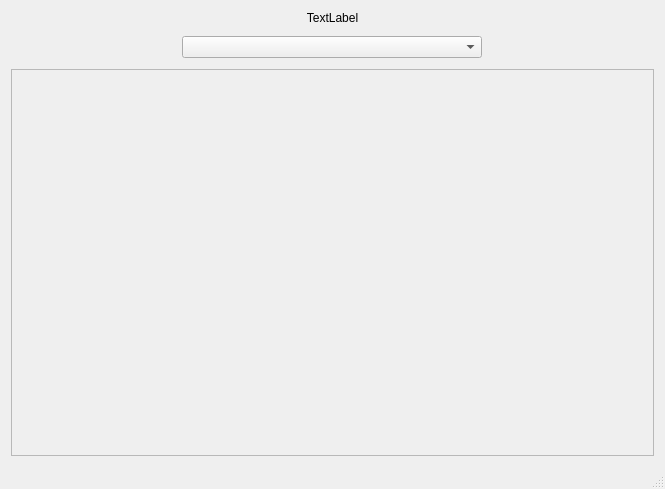
<?xml version="1.0" encoding="UTF-8"?>
<ui version="4.0">
 <class>MainWindow</class>
 <widget class="QMainWindow" name="MainWindow">
  <property name="geometry">
   <rect>
    <x>0</x>
    <y>0</y>
    <width>665</width>
    <height>489</height>
   </rect>
  </property>
  <property name="sizePolicy">
   <sizepolicy hsizetype="Minimum" vsizetype="Preferred">
    <horstretch>0</horstretch>
    <verstretch>0</verstretch>
   </sizepolicy>
  </property>
  <property name="minimumSize">
   <size>
    <width>665</width>
    <height>400</height>
   </size>
  </property>
  <property name="maximumSize">
   <size>
    <width>16777215</width>
    <height>16777215</height>
   </size>
  </property>
  <property name="windowTitle">
   <string>HearthDuster</string>
  </property>
  <widget class="QWidget" name="centralWidget">
   <layout class="QVBoxLayout" name="verticalLayout">
    <property name="spacing">
     <number>0</number>
    </property>
    <item>
     <widget class="QWidget" name="widget" native="true">
      <layout class="QHBoxLayout" name="horizontalLayout">
       <property name="spacing">
        <number>0</number>
       </property>
       <property name="topMargin">
        <number>0</number>
       </property>
       <property name="bottomMargin">
        <number>0</number>
       </property>
       <item>
        <widget class="QLabel" name="statusLabel">
         <property name="text">
          <string>TextLabel</string>
         </property>
         <property name="alignment">
          <set>Qt::AlignCenter</set>
         </property>
        </widget>
       </item>
      </layout>
     </widget>
    </item>
    <item>
     <widget class="QWidget" name="widget_2" native="true">
      <layout class="QHBoxLayout" name="horizontalLayout_2">
       <item>
        <widget class="QComboBox" name="strategiesComboBox">
         <property name="maximumSize">
          <size>
           <width>300</width>
           <height>16777215</height>
          </size>
         </property>
        </widget>
       </item>
      </layout>
     </widget>
    </item>
    <item>
     <widget class="QTableWidget" name="resultsTableWidget">
      <property name="enabled">
       <bool>false</bool>
      </property>
      <property name="font">
       <font>
        <family>Arial Black</family>
        <weight>75</weight>
        <bold>true</bold>
        <stylestrategy>PreferAntialias</stylestrategy>
        <kerning>false</kerning>
       </font>
      </property>
      <property name="editTriggers">
       <set>QAbstractItemView::NoEditTriggers</set>
      </property>
      <property name="selectionMode">
       <enum>QAbstractItemView::NoSelection</enum>
      </property>
      <property name="columnCount">
       <number>0</number>
      </property>
     </widget>
    </item>
   </layout>
  </widget>
  <widget class="QMenuBar" name="menuBar">
   <property name="geometry">
    <rect>
     <x>0</x>
     <y>0</y>
     <width>665</width>
     <height>22</height>
    </rect>
   </property>
  </widget>
  <widget class="QStatusBar" name="statusBar"/>
  <action name="actionSync">
   <property name="text">
    <string>Sync</string>
   </property>
   <property name="toolTip">
    <string>Sync collection</string>
   </property>
  </action>
 </widget>
 <layoutdefault spacing="6" margin="11"/>
 <resources/>
 <connections/>
</ui>
